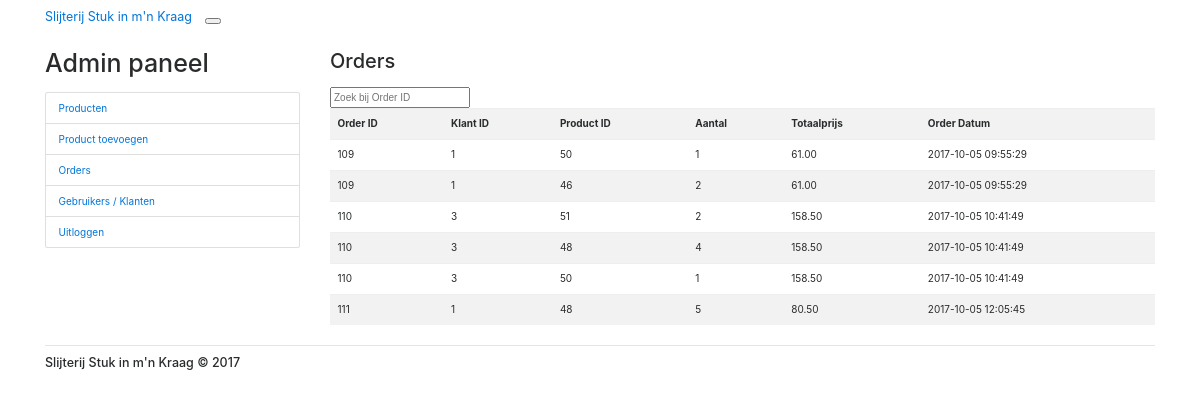
Screenshot of /orders.php (signed in) with the database file from the repository.
### tables this page shows
CREATE TABLE `order_items` (
  `id` int(11) NOT NULL,
  `order_id` int(11) NOT NULL,
  `product_id` int(11) NOT NULL,
  `quantity` int(5) NOT NULL
);

CREATE TABLE `orders` (
  `id` int(11) NOT NULL,
  `user_id` int(11) NOT NULL,
  `total_price` float(10,2) NOT NULL,
  `created` datetime NOT NULL DEFAULT CURRENT_TIMESTAMP,
  `modified` datetime NOT NULL DEFAULT CURRENT_TIMESTAMP ON UPDATE CURRENT_TIMESTAMP,
  `status` enum('1','0') NOT NULL DEFAULT '1'
);

### include/session.php (called while the page is built, shortened)
<?php
$sessData = !empty($_SESSION['sessData'])?$_SESSION['sessData']:'';
?>

### user.php (called while the page is built, shortened)
<?php
class User{
    private $dbHost     = "localhost";
    private $dbUsername = "root";
    private $dbPassword = "";
    private $dbName     = "shop";
    private $userTbl    = "users";
    public function __construct(){
        if(!isset($this->db)){
            $conn = new mysqli($this->dbHost, $this->dbUsername, $this->dbPassword, $this->dbName);
            if($conn->connect_error){
                die("Failed to connect with MySQL: " . $conn->connect_error);
            }else{
                $this->db = $conn;
            }
        }
    }
    public function getRows($conditions = array()){
        $sql = 'SELECT ';
        $sql .= array_key_exists("select",$conditions)?$conditions['select']:'*';
        $sql .= ' FROM '.$this->userTbl;
        if(array_key_exists("where",$conditions)){
            $sql .= ' WHERE ';
            $i = 0;
            foreach($conditions['where'] as $key => $value){
                $pre = ($i > 0)?' AND ':'';
                $sql .= $pre.$key." = '".$value."'";
                $i++;
            }
        }
        $result = $this->db->query($sql);
        if(array_key_exists("return_type",$conditions) && $conditions['return_type'] != 'all'){
            switch($conditions['return_type']){
                case 'single':
                    $data = $result->fetch_assoc();
                    break;
            }
        }else{
            if($result->num_rows > 0){
                while($row = $result->fetch_assoc()){
                    $data[] = $row;
                }
            }
        }
        return !empty($data)?$data:false;
    }
}

### orders.php (the view, shortened to what this page needs)
<?php
include 'include/session.php';
?>
<!DOCTYPE html>
<html lang="en">
<head>
    <link rel="stylesheet" href="css/css-carousel/Slider_Carousel_webalgustocom.css">
    <link rel="stylesheet" href="css/css-carousel/Slider_Carousel_webalgustocom1.css">
    <link rel="stylesheet" href="css/css-carousel/Slider_Carousel_webalgustocom2.css">
    <link rel="stylesheet" href="css/reset.css">
    <link rel="stylesheet" href="css/style.css">
    <link rel="stylesheet" href="https://cdnjs.cloudflare.com/ajax/libs/bootswatch/3.3.7/journal/bootstrap.min.css">
    <link rel="stylesheet" href="css/Shop-item.css">
    <link rel="stylesheet" href="https://maxcdn.bootstrapcdn.com/font-awesome/4.6.1/css/font-awesome.min.css">
</head>
<body>
<?php
include "include/navbar.php";
?>
<?php
    $sql = "SELECT Orders.id, orders.user_id, order_items.product_id, order_items.quantity, orders.total_price, orders.created
FROM Orders
INNER JOIN order_items ON orders.id=order_items.order_id;";
    $result = mysqli_query($conn, $sql);
?>
<div class="container">
    <div class="row">
        <div class="col-lg-3">
            <?php
            if(!empty($sessData['userLoggedIn']) && !empty($sessData['admin'] == '1')){
                include_once 'user.php';
                ?>
                <h1 class="my-4">Admin paneel</h1>
                <div class="list-group">
                    <a href="productlist.php" class="list-group-item">Producten</a>
                    <a href="add-product.php" class="list-group-item">Product toevoegen</a>
                    <a href="orders.php" class="list-group-item">Orders</a>
                    <a href="userlist.php" class="list-group-item">Gebruikers / Klanten</a>
                    <a href="userAccount.php?logoutSubmit=1" class="list-group-item">Uitloggen</a>
                </div>
                <?php
            }?>
        </div>
        <div class="col-lg-9">
            <?php
            if(!empty($sessData['userLoggedIn']) && !empty($sessData['admin'] == '1')){
                include_once 'user.php';
                $user = new User();
                $conditions['where'] = array(
                    'id' => $sessData['userID'],
                );
                $conditions['return_type'] = 'single';
                $userData = $user->getRows($conditions);
                ?>
                <h2 class="my-4">Orders</h2>
            <input type="text" id="myInput" onkeyup="myFunction()" placeholder="Zoek bij Order ID" title="Zoeken bij voornaam">
                <table id="myTable" class="table table-striped">
                    <tr class="header">
                        <th><strong>Order ID</strong></th>
                        <th><strong>Klant ID</strong></th>
                        <th><strong>Product ID</strong></th>
                        <th><strong>Aantal</strong></th>
                        <th><strong>Totaalprijs</strong></th>
                        <th><strong>Order Datum</strong></th>
                    </tr>
                    <?php
                    while($row = mysqli_fetch_array($result))
                    {
                        ?>
                        <tr class="<?php echo $row['id'] ?>">
                            <td><?php echo $row['id']; ?></td>
                            <td><?php echo $row['user_id']; ?></td>
                            <td><?php echo $row['product_id']; ?></td>
                            <td><?php echo $row['quantity']; ?></td>
                            <td><?php echo $row['total_price']; ?></td>
                            <td><?php echo $row['created']; ?></td>
                        </tr>
                        <?php
                    }
                    ?>
                </table>
            <?php }
            else{ ?>
                <h3 class="my-5">Je hebt geen toegant tot deze pagina!</h3>
            <?php }?>
        </div>
    </div>
</div>
<?php
    include "include/footer.php";
?>
</body>
</html>

### css/style.css (style rules this page uses)
*, *::after, *::before { -webkit-box-sizing: border-box; -moz-box-sizing: border-box; box-sizing: border-box; }
html { font-size: 62.5%; }
html * { -webkit-font-smoothing: antialiased; -moz-osx-font-smoothing: grayscale; }
body { font-size: 1.6rem; font-family: "Open Sans", sans-serif; color: #331d35; background-color: #e7e7e7; }
a { color: #eb6864; text-decoration: none; }

### rows the page displays
order_items: order "109", order.user_id "1", product "50", quantity "1", order.total_price "61.00", order.created "2017-10-05 09:55:29"
order_items: order "109", order.user_id "1", product "46", quantity "2", order.total_price "61.00", order.created "2017-10-05 09:55:29"
order_items: order "110", order.user_id "3", product "51", quantity "2", order.total_price "158.50", order.created "2017-10-05 10:41:49"
order_items: order "110", order.user_id "3", product "48", quantity "4", order.total_price "158.50", order.created "2017-10-05 10:41:49"
order_items: order "110", order.user_id "3", product "50", quantity "1", order.total_price "158.50", order.created "2017-10-05 10:41:49"
order_items: order "111", order.user_id "1", product "48", quantity "5", order.total_price "80.50", order.created "2017-10-05 12:05:45"
